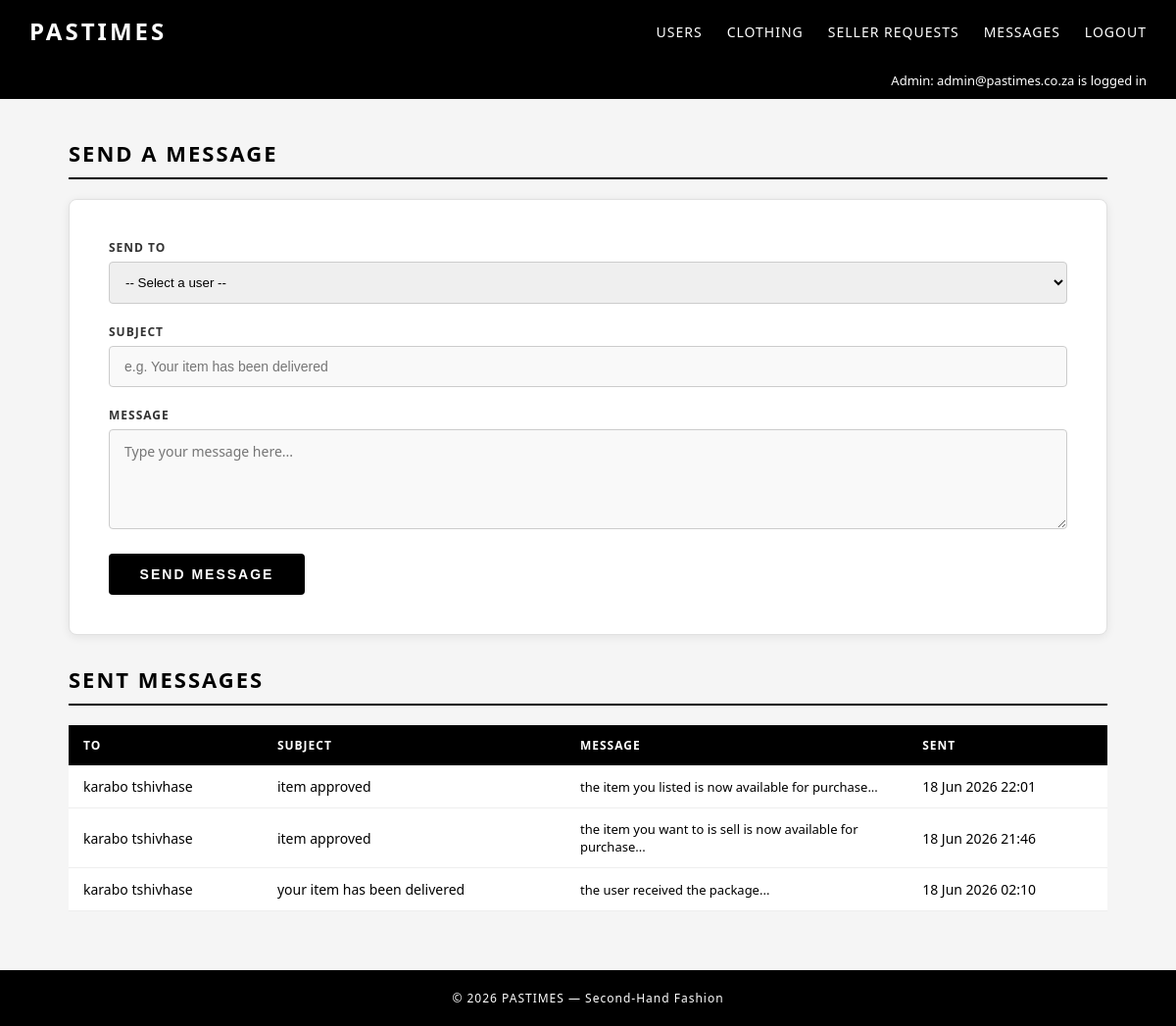
The app's page /adminMessages.php (signed in) with its own data.
### tables this page shows
CREATE TABLE `tblmessages` (
  `messageID` int(11) NOT NULL,
  `senderID` int(11) NOT NULL,
  `senderType` enum('admin','user') NOT NULL,
  `receiverID` int(11) NOT NULL,
  `subject` varchar(150) NOT NULL,
  `message` text NOT NULL,
  `isRead` tinyint(1) DEFAULT 0,
  `sentAt` datetime DEFAULT current_timestamp()
);

CREATE TABLE `tbluser` (
  `userID` int(11) NOT NULL,
  `firstName` varchar(50) NOT NULL,
  `lastName` varchar(50) NOT NULL,
  `email` varchar(100) NOT NULL,
  `username` varchar(50) NOT NULL,
  `password` varchar(255) NOT NULL,
  `status` enum('pending','verified') DEFAULT 'pending',
  `createdAt` datetime DEFAULT current_timestamp()
);

### adminMessages.php (the view, shortened to what this page needs)
<?php
include('DBConn.php');
$sentMessages = $conn->query("SELECT tblMessages.*, tblUser.firstName, tblUser.lastName
                              FROM tblMessages
                              JOIN tblUser ON tblMessages.receiverID = tblUser.userID
                              WHERE tblMessages.senderType='admin'
                              ORDER BY tblMessages.sentAt DESC");
?>
<!DOCTYPE html>
<html lang="en">
<head>
    <link rel="stylesheet" href="css/style.css">
</head>
<body>
<nav>
    <a href="index.php" class="logo">PASTIMES</a>
    <ul>
        <li><a href="adminDashboard.php">Users</a></li>
        <li><a href="adminClothes.php">Clothing</a></li>
        <li><a href="adminSellerRequests.php">Seller Requests</a></li>
        <li><a href="adminMessages.php">Messages</a></li>
        <li><a href="adminLogout.php">Logout</a></li>
    </ul>
</nav>
<div class="user-bar">
    Admin: <?php echo htmlspecialchars($_SESSION['adminEmail']); ?> is logged in
</div>
<div class="container">
    <h2>Send a Message</h2>
    <div class="card" style="max-width:100%; margin-bottom:30px;">
        <form method="POST" action="adminMessages.php">
            <div class="form-group">
                <label>Send To</label>
                <select name="receiverID" required style="width:100%; padding:12px;
                        border:1px solid #ccc; border-radius:4px;">
                    <option value="">-- Select a user --</option>
                </select>
            </div>
            <div class="form-group">
                <label>Subject</label>
                <input type="text" name="subject" required
                       placeholder="e.g. Your item has been delivered">
            </div>
            <div class="form-group">
                <label>Message</label>
                <textarea name="messageBody" required rows="4"
                          placeholder="Type your message here..."
                          style="width:100%; padding:12px 15px; border:1px solid #ccc;
                                 border-radius:4px; background:#f9f9f9; font-family:inherit;
                                 font-size:14px;"></textarea>
            </div>
            <button type="submit" name="sendMessage" class="btn-primary"
                    style="max-width:200px;">Send Message</button>
        </form>
    </div>
    <h2>Sent Messages</h2>
    <?php if ($sentMessages->num_rows > 0): ?>
        <table class="data-table">
            <tr>
                <th>To</th>
                <th>Subject</th>
                <th>Message</th>
                <th>Sent</th>
            </tr>
            <?php while ($msg = $sentMessages->fetch_assoc()): ?>
                <tr>
                    <td><?php echo htmlspecialchars($msg['firstName'] . ' ' . $msg['lastName']); ?></td>
                    <td><?php echo htmlspecialchars($msg['subject']); ?></td>
                    <td style="max-width:250px; font-size:13px;">
                        <?php echo htmlspecialchars(substr($msg['message'], 0, 60)); ?>...
                    </td>
                    <td><?php echo date('d M Y H:i', strtotime($msg['sentAt'])); ?></td>
                </tr>
            <?php endwhile; ?>
        </table>
    <?php else: ?>
        <div class="info-msg">No messages sent yet.</div>
    <?php endif; ?>
</div>
<footer>
    <p>&copy; 2026 PASTIMES — Second-Hand Fashion</p>
</footer>
</body>
</html>

### css/style.css (style rules this page uses)
* { margin: 0; padding: 0; box-sizing: border-box; }
body { font-family: 'Segoe UI', Tahoma, Geneva, Verdana, sans-serif; background-color: #f5f5f5; color: #000000; }
nav { background-color: #000000; padding: 15px 30px; display: flex; justify-content: space-between; align-items: center; }
nav .logo { color: #ffffff; font-size: 24px; font-weight: bold; letter-spacing: 3px; text-decoration: none; }
nav ul { list-style: none; display: flex; gap: 25px; }
nav ul li a { color: #ffffff; text-decoration: none; font-size: 14px; letter-spacing: 1px; text-transform: uppercase; }
.card { background-color: #ffffff; border: 1px solid #e0e0e0; border-radius: 8px; padding: 40px; width: 100%; max-width: 450px; box-shadow: 0 2px 10px rgba(0,0,0,0.08); }
.form-group { margin-bottom: 20px; }
.form-group label { display: block; font-size: 12px; font-weight: 600; text-transform: uppercase; letter-spacing: 1px; margin-bottom: 6px; color: #333333; }
.form-group input { width: 100%; padding: 12px 15px; border: 1px solid #cccccc; border-radius: 4px; font-size: 14px; background-color: #f9f9f9; transition: border 0.2s; }
.btn-primary { width: 100%; padding: 13px; background-color: #000000; color: #ffffff; border: none; border-radius: 4px; font-size: 14px; font-weight: 600; letter-spacing: 2px; text-transform: uppercase; cursor: pointer; transition: background 0.2s; }
.data-table { width: 100%; border-collapse: collapse; margin-top: 20px; background-color: #ffffff; }
.data-table th { background-color: #000000; color: #ffffff; padding: 12px 15px; text-align: left; font-size: 12px; letter-spacing: 1px; text-transform: uppercase; }
.data-table td { padding: 12px 15px; border-bottom: 1px solid #eeeeee; font-size: 14px; }
.container { max-width: 1100px; margin: 40px auto; padding: 0 20px; }
.container h2 { font-size: 22px; letter-spacing: 2px; text-transform: uppercase; margin-bottom: 20px; border-bottom: 2px solid #000000; padding-bottom: 10px; }
.user-bar { background-color: #000000; color: #ffffff; padding: 10px 30px; font-size: 13px; text-align: right; }
footer { background-color: #000000; color: #ffffff; text-align: center; padding: 20px; font-size: 12px; letter-spacing: 1px; margin-top: 60px; }

### records on screen
tblmessages: tbluser.firstName+lastName "karabo tshivhase", subject "item approved", message "the item you listed is now available for purchase", sentAt "18 Jun 2026 22:01"
tblmessages: tbluser.firstName+lastName "karabo tshivhase", subject "item approved", message "the item you want to is sell is now available for purchase", sentAt "18 Jun 2026 21:46"
tblmessages: tbluser.firstName+lastName "karabo tshivhase", subject "your item has been delivered", message "the user received the package", sentAt "18 Jun 2026 02:10"

### other values on screen
$_SESSION['adminEmail'] "admin@pastimes.co.za"
